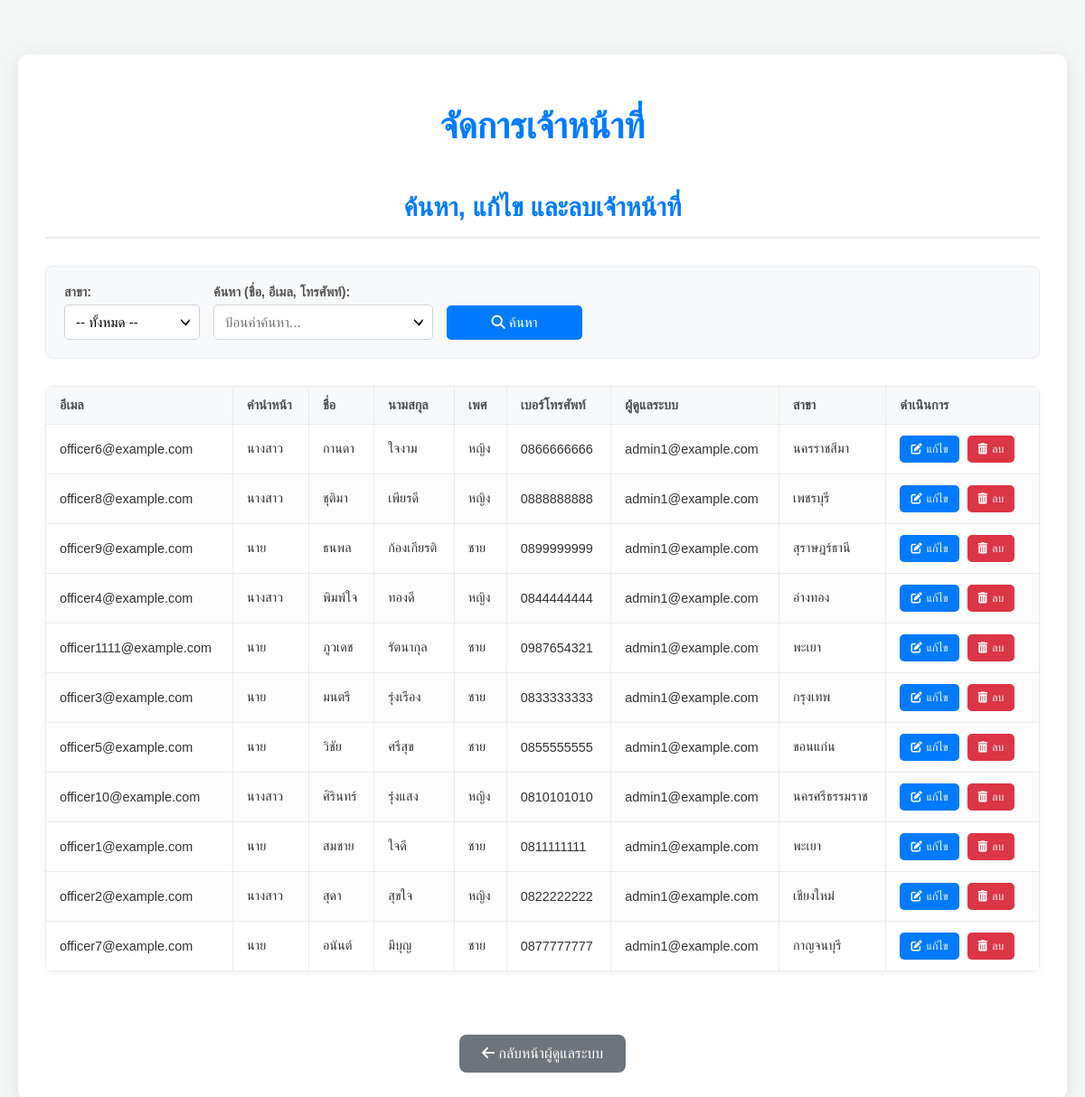
Page /PHP/manage_officers.php (signed in) on the earlier database version.
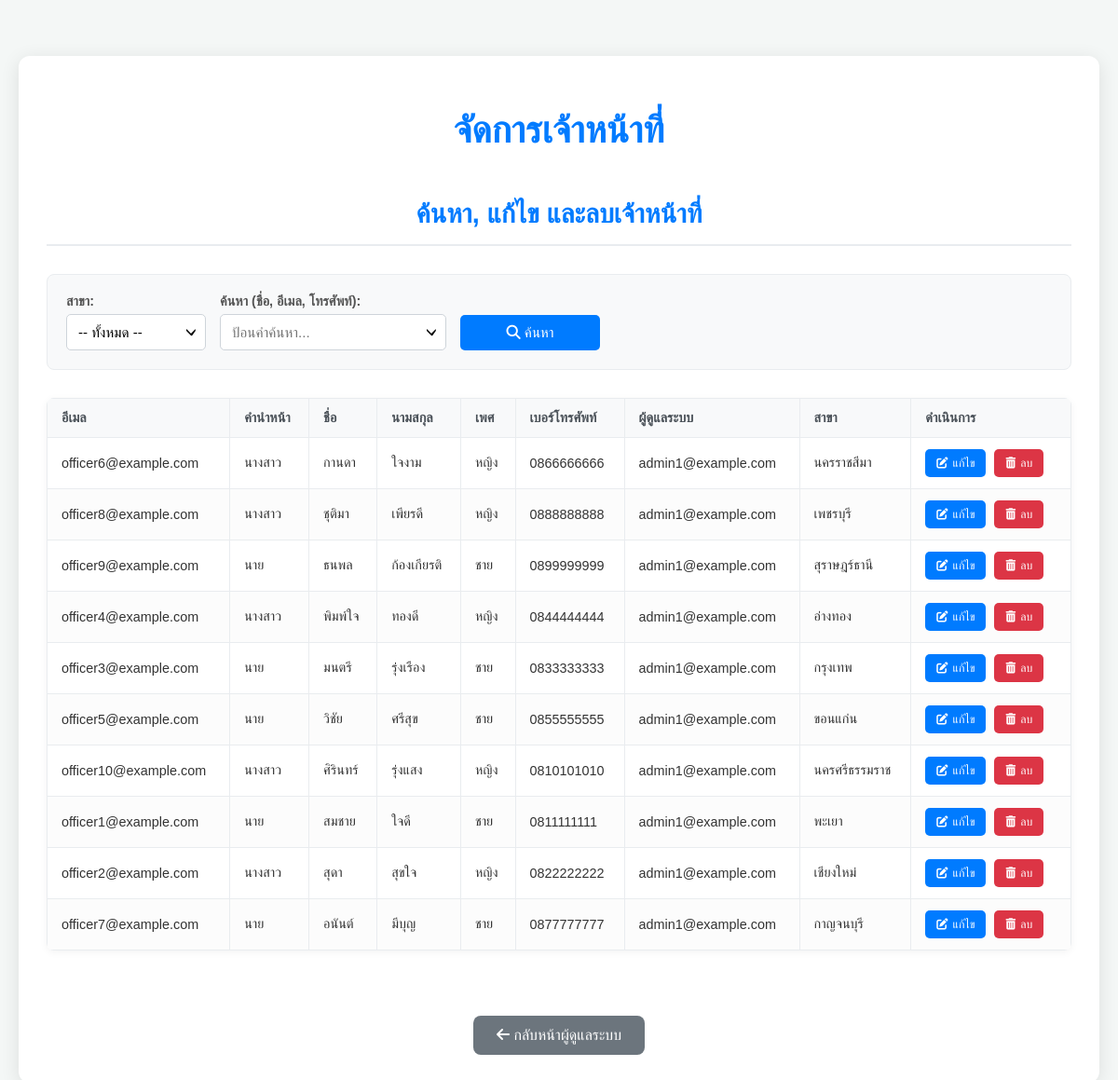
Same page on the later database version.
### tables this page shows
CREATE TABLE `officer` (
  `Email_Officer` varchar(30) NOT NULL,
  `Password` varchar(255) DEFAULT NULL,
  `Title_name` varchar(6) DEFAULT NULL,
  `First_name` varchar(50) DEFAULT NULL,
  `Last_name` varchar(50) DEFAULT NULL,
  `Gender` varchar(4) DEFAULT NULL,
  `Phone_number` varchar(10) DEFAULT NULL,
  `Email_Admin` varchar(30) DEFAULT NULL,
  `Province_Id` varchar(2) DEFAULT NULL
);

CREATE TABLE `province` (
  `Province_Id` varchar(2) NOT NULL,
  `Province_name` varchar(50) DEFAULT NULL,
  `Region_Id` varchar(2) DEFAULT NULL,
  `Address` varchar(255) NOT NULL,
  `Phone` varchar(20) NOT NULL
);

### PHP/manage_officers.php (the view, shortened to what this page needs)
<?php
include 'db.php';
$conn->set_charset("utf8");
$current_logged_in_officer_email = $_SESSION['Email_Admin'] ?? '';
if (isset($conn)) {
    $conn->set_charset("utf8");
}
$filter_province_id = $_GET['filter_province_id'] ?? 'all';
$search_query = $_GET['search_query'] ?? '';
$sql_select_officers = "SELECT Email_Officer, Title_name, First_name, Last_name, Gender, Phone_number, Email_Admin, p.Province_name
                        FROM officer o
                        LEFT JOIN province p ON o.Province_id = p.Province_Id";
$sql_select_officers .= " ORDER BY First_name ASC";
$officers = [];
$stmt_select_officers = $conn->prepare($sql_select_officers);
if ($stmt_select_officers === false) {
    error_log("ERROR: Failed to prepare select officers statement: " . $conn->error);
    $message = '<div class="alert error"><i class="fas fa-times-circle"></i> เกิดข้อผิดพลาดในการดึงข้อมูลเจ้าหน้าที่: ' . $conn->error . '</div>';
} else {
    $stmt_select_officers->execute();
    $result_officers = $stmt_select_officers->get_result();
    while ($row_officer = $result_officers->fetch_assoc()) {
        $officers[] = $row_officer;
    }
}
?>
<!DOCTYPE html>
<html lang="th">
<head>
    <link rel="stylesheet" href="https://cdnjs.cloudflare.com/ajax/libs/font-awesome/6.4.0/css/all.min.css" />
</head>
<body>
    <div class="container">
        <h1>จัดการเจ้าหน้าที่</h1>
        <div class="officer-list-section">
            <h2>ค้นหา, แก้ไข และลบเจ้าหน้าที่</h2>
            <form action="manage_officers.php" method="GET" class="filter-officer-form">
                <div class="form-group-inline">
                    <label for="filter_province_id">สาขา:</label>
                    <select id="filter_province_id" name="filter_province_id">
                        <option value="all" <?= ($filter_province_id === 'all') ? 'selected' : '' ?>>-- ทั้งหมด --</option>
                    </select>
                </div>
                <div class="form-group-inline">
                    <label for="search_query">ค้นหา (ชื่อ, อีเมล, โทรศัพท์):</label>
                    <input type="text" id="search_query" name="search_query" value="<?= htmlspecialchars($search_query) ?>" placeholder="ป้อนคำค้นหา...">
                </div>
                <div class="form-group-inline">
                    <button type="submit" class="btn-search-officer"><i class="fas fa-search"></i> ค้นหา</button>
                </div>
            </form>
            <table class="officer-table">
                <thead>
                    <tr>
                        <th>อีเมล</th>
                        <th>คำนำหน้า</th>
                        <th>ชื่อ</th>
                        <th>นามสกุล</th>
                        <th>เพศ</th>
                        <th>เบอร์โทรศัพท์</th>
                        <th>ผู้ดูแลระบบ</th>
                        <th>สาขา</th>
                        <th>ดำเนินการ</th>
                    </tr>
</thead>
<tbody>
                    <?php if (empty($officers)): ?>
                        <tr>
                            <td colspan="9" style="text-align: center; padding: 20px;">ไม่พบเจ้าหน้าที่ตามเงื่อนไขที่เลือก.</td>
                        </tr>
                    <?php else: ?>
                        <?php foreach ($officers as $officer): ?>
                            <tr>
                                <td><?= htmlspecialchars($officer['Email_Officer']) ?></td>
                                <td><?= htmlspecialchars($officer['Title_name']) ?></td>
                                <td><?= htmlspecialchars($officer['First_name']) ?></td>
                                <td><?= htmlspecialchars($officer['Last_name']) ?></td>
                                <td><?= htmlspecialchars($officer['Gender']) ?></td>
                                <td><?= htmlspecialchars($officer['Phone_number']) ?></td>
                                <td><?= htmlspecialchars($officer['Email_Admin'] ?? '-') ?></td>
                                <td><?= htmlspecialchars($officer['Province_name'] ?? '-') ?></td>
                                <td class="action-buttons">
                                    <button type="button" class="btn-edit"
                                        data-officer='<?= json_encode($officer, JSON_UNESCAPED_UNICODE) ?>'
                                        onclick="openEditOfficerModal(this)">
                                        <i class="fas fa-edit"></i> แก้ไข
                                    </button>
                                    <button type="button" class="btn-delete"
                                        onclick="openDeleteConfirmationModal('<?= htmlspecialchars($officer['Email_Officer']) ?>')"
                                        <?= ($officer['Email_Officer'] === $current_logged_in_officer_email) ? 'disabled title="ไม่สามารถลบบัญชีตัวเองได้"' : '' ?>>
                                        <i class="fas fa-trash-alt"></i> ลบ
                                    </button>
                                </td>
                            </tr>
                        <?php endforeach; ?>
                    <?php endif; ?>
                </tbody>
            </table>
        </div>
        <div style="text-align: center; margin-top: 40px;">
            <a href="admin-home.php" class="btn-back"><i class="fas fa-arrow-left"></i> กลับหน้าผู้ดูแลระบบ</a>
        </div>
    </div>
</body>
</html>

### PHP/manage_officers.php (style rules this page uses)
body { font-family: 'Sarabun', sans-serif; background-color: #f4f7f6; margin: 0; padding: 20px; color: #333; }
.container { max-width: 1200px; margin: 40px auto; background-color: #ffffff; padding: 30px; border-radius: 12px; box-shadow: 0 4px 20px rgba(0, 0, 0, 0.1); }
h1, h2 { text-align: center; color: #007bff; margin-bottom: 30px; font-weight: 600; }
h1 { font-size: 2.5em; }
h2 { font-size: 1.8em; margin-top: 50px; border-bottom: 2px solid #e9ecef; padding-bottom: 15px; }
.filter-officer-form { display: flex; flex-wrap: wrap; gap: 15px; margin-bottom: 30px; padding: 20px; background-color: #f8f9fa; border-radius: 8px; border: 1px solid #e9ecef; align-items: flex-end; }
.form-group-inline { display: flex; flex-direction: column; min-width: 150px; }
.filter-officer-form label { margin-bottom: 5px; font-weight: bold; color: #555; font-size: 0.9em; }
.filter-officer-form select, .filter-officer-form input[type="text"] { padding: 10px 12px; border: 1px solid #ced4da; border-radius: 5px; font-size: 0.95em; box-sizing: border-box; -webkit-appearance: none; -moz-appearance: none; appearance: none; background-color: #fff; background-repeat: no-repeat; background-position: right 10px center; background-size: 10px; padding-right: 30px; }
.btn-search-officer { background-color: #007bff; color: white; border: none; padding: 10px 15px; border-radius: 5px; cursor: pointer; font-size: 0.95em; transition: background-color 0.3s ease, transform 0.2s ease; min-width: 100px; }
.officer-table { width: 100%; border-collapse: collapse; margin-top: 25px; box-shadow: 0 2px 8px rgba(0, 0, 0, 0.05); border-radius: 8px; overflow: hidden; }
.officer-table th, .officer-table td { border: 1px solid #e9ecef; padding: 12px 15px; text-align: left; font-size: 0.9em; vertical-align: middle; }
.officer-table th { background-color: #f8f9fa; color: #495057; font-weight: bold; text-transform: uppercase; }
.officer-table tr:nth-child(even) { background-color: #fcfcfc; }
.officer-table .action-buttons { white-space: nowrap; }
.officer-table .action-buttons button { padding: 8px 12px; border-radius: 5px; text-decoration: none; color: white; font-size: 0.85em; margin-right: 5px; transition: background-color 0.2s ease, transform 0.2s ease; border: none; cursor: pointer; display: inline-flex; align-items: center; gap: 5px; }
.officer-table .action-buttons .btn-delete { background-color: #dc3545; }
.officer-table .action-buttons .btn-edit { background-color: #007bff; }
.btn-back { display: inline-block; padding: 12px 25px; background-color: #6c757d; color: white; border-radius: 8px; text-decoration: none; text-align: center; transition: background-color 0.3s ease, transform 0.2s ease; margin-top: 30px; font-weight: 500; }

Differences in the rows shown:
removed officer: Email_Officer "officer1111@example.com", Title_name "นาย", First_name "ภูวเดช", Last_name "รัตนากุล", Gender "ชาย", Phone_number "0987654321", Email_Admin "admin1@example.com", Province_Id.Province_name "พะเยา"
